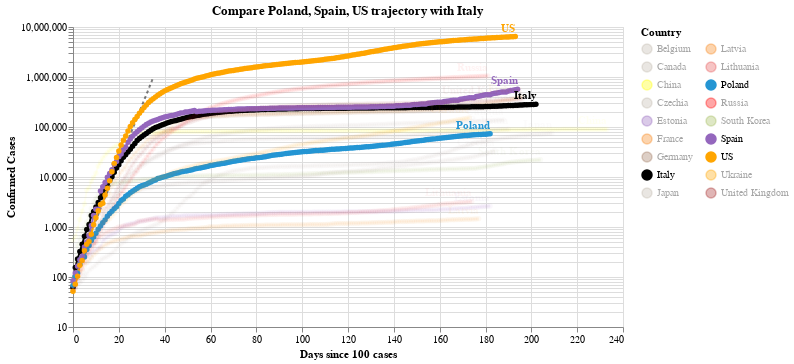

Notebook code for this chart:
### Code cell
#hide_input
chart2 = make_since_chart(dff2, ['Poland', 'Spain', 'US'], baseline_countries)
chart2

### Figure 1 — Vega-Lite specification as saved in the notebook (floating-point values rounded to 4 significant figures; data arrays with more than 128 entries replaced by an {"elided": "..."} marker saying what was removed)
{"config": {"view": {"continuousWidth": 400, "continuousHeight": 300}}, "layer": [{"data": {"name": "data-628230001892d6798b50651be41d1b3e"}, "mark": {"type": "line", "color": "black", "opacity": 0.5, "strokeDash": [3, 3]}, "encoding": {"x": {"type": "quantitative", "field": "Days since 100 cases"}, "y": {"type": "quantitative", "field": "Confirmed Cases"}}}, {"data": {"name": "data-a951829c5165198563a1e511321ac01e"}, "mark": {"type": "line", "point": true}, "encoding": {"color": {"type": "nominal", "field": "Country", "legend": {"columns": 2}, "scale": {"domain": ["Belgium", "Canada", "China", "Czechia", "Estonia", "France", "Germany", "Italy", "Japan", "Latvia", "Lithuania", "Poland", "Russia", "South Korea", "Spain", "US", "Ukraine", "United Kingdom"], "range": ["#C1B7AD", "#C1B7AD", "yellow", "#C1B7AD", "#9467bd", "#F58518", "#9D755D", "black", "#C1B7AD", "#F58518", "#E45756", "#2495D3", "red", "#A1BA59", "#9467bd", "orange", "orange", "brown"]}}, "opacity": {"condition": {"value": 1, "selection": "selector004"}, "value": 0.05}, "tooltip": [{"type": "nominal", "field": "Country"}, {"type": "temporal", "field": "Date"}, {"type": "quantitative", "field": "Confirmed Cases"}, {"type": "quantitative", "field": "Days since 100 cases"}], "x": {"type": "quantitative", "field": "Days since 100 cases"}, "y": {"type": "quantitative", "field": "Confirmed Cases", "scale": {"type": "log"}}}, "selection": {"selector004": {"type": "multi", "fields": ["Country"], "bind": "legend", "init": [{"Country": "Poland"}, {"Country": "Spain"}, {"Country": "US"}, {"Country": "Italy"}]}}, "width": 550}, {"data": {"name": "data-a951829c5165198563a1e511321ac01e"}, "mark": {"type": "text", "align": "right", "dy": -8, "fontWeight": "bold"}, "encoding": {"color": {"type": "nominal", "field": "Country", "legend": {"columns": 2}, "scale": {"domain": ["Belgium", "Canada", "China", "Czechia", "Estonia", "France", "Germany", "Italy", "Japan", "Latvia", "Lithuania", "Poland", "Russia", "South Korea", "Spain", "US", "Ukraine", "United Kingdom"], "range": ["#C1B7AD", "#C1B7AD", "yellow", "#C1B7AD", "#9467bd", "#F58518", "#9D755D", "black", "#C1B7AD", "#F58518", "#E45756", "#2495D3", "red", "#A1BA59", "#9467bd", "orange", "orange", "brown"]}}, "opacity": {"condition": {"value": 1, "selection": "selector004"}, "value": 0.05}, "text": {"type": "nominal", "field": "Country"}, "tooltip": [{"type": "nominal", "field": "Country"}, {"type": "temporal", "field": "Date"}, {"type": "quantitative", "field": "Confirmed Cases"}, {"type": "quantitative", "field": "Days since 100 cases"}], "x": {"type": "quantitative", "field": "Days since 100 cases"}, "y": {"type": "quantitative", "field": "Confirmed Cases", "scale": {"type": "log"}}}, "transform": [{"filter": "(datum['Date'] >= 1599782400000)"}], "width": 550}], "title": "Compare Poland, Spain, US trajectory with Italy", "$schema": "https://vega.github.io/schema/vega-lite/v4.0.2.json", "datasets": {"data-628230001892d6798b50651be41d1b3e": [{"Days since 100 cases": 0, "Confirmed Cases": 100.0}, {"Days since 100 cases": 1, "Confirmed Cases": 130.0}, {"Days since 100 cases": 2, "Confirmed Cases": 169.0}, {"Days since 100 cases": 3, "Confirmed Cases": 219.7}, {"Days since 100 cases": 4, "Confirmed Cases": 285.6}, {"Days since 100 cases": 5, "Confirmed Cases": 371.3}, {"Days since 100 cases": 6, "Confirmed Cases": 482.7}, {"Days since 100 cases": 7, "Confirmed Cases": 627.5}, {"Days since 100 cases": 8, "Confirmed Cases": 815.7}, {"Days since 100 cases": 9, "Confirmed Cases": 1060.0}, {"Days since 100 cases": 10, "Confirmed Cases": 1379.0}, {"Days since 100 cases": 11, "Confirmed Cases": 1792.0}, {"Days since 100 cases": 12, "Confirmed Cases": 2330.0}, {"Days since 100 cases": 13, "Confirmed Cases": 3029.0}, {"Days since 100 cases": 14, "Confirmed Cases": 3937.0}, {"Days since 100 cases": 15, "Confirmed Cases": 5119.0}, {"Days since 100 cases": 16, "Confirmed Cases": 6654.0}, {"Days since 100 cases": 17, "Confirmed Cases": 8650.0}, {"Days since 100 cases": 18, "Confirmed Cases": 11250.0}, {"Days since 100 cases": 19, "Confirmed Cases": 14620.0}, {"Days since 100 cases": 20, "Confirmed Cases": 19000.0}, {"Days since 100 cases": 21, "Confirmed Cases": 24710.0}, {"Days since 100 cases": 22, "Confirmed Cases": 32120.0}, {"Days since 100 cases": 23, "Confirmed Cases": 41750.0}, {"Days since 100 cases": 24, "Confirmed Cases": 54280.0}, {"Days since 100 cases": 25, "Confirmed Cases": 70560.0}, {"Days since 100 cases": 26, "Confirmed Cases": 91730.0}, {"Days since 100 cases": 27, "Confirmed Cases": 119300.0}, {"Days since 100 cases": 28, "Confirmed Cases": 155000.0}, {"Days since 100 cases": 29, "Confirmed Cases": 201500.0}, {"Days since 100 cases": 30, "Confirmed Cases": 262000.0}, {"Days since 100 cases": 31, "Confirmed Cases": 340600.0}, {"Days since 100 cases": 32, "Confirmed Cases": 442800.0}, {"Days since 100 cases": 33, "Confirmed Cases": 575600.0}, {"Days since 100 cases": 34, "Confirmed Cases": 748300.0}, {"Days since 100 cases": 35, "Confirmed Cases": 972800.0}], "data-a951829c5165198563a1e511321ac01e": {"elided": "3471 records"}}}
